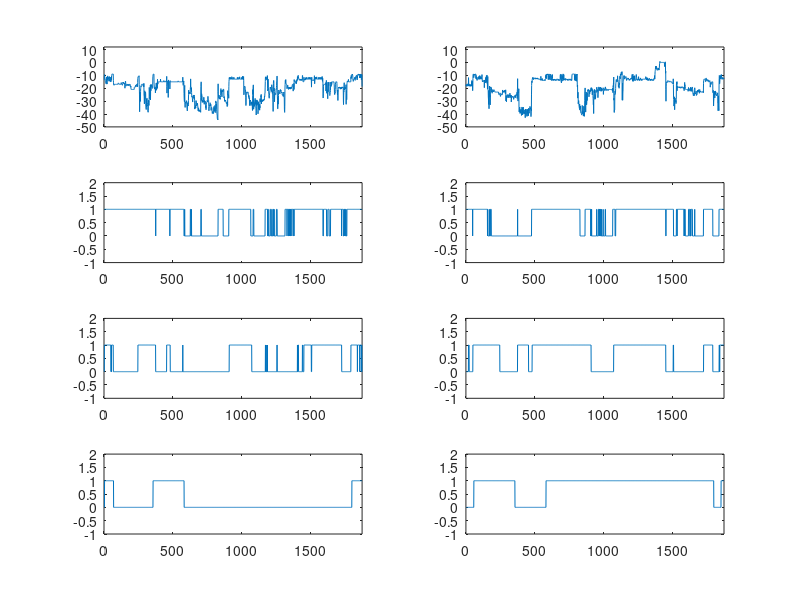

This chart was generated by the following MATLAB code:
%% Load data files
load rssi.dat
load cali.dat
load base.dat
load hyst.dat

%% Put RSSI data in respective arrays
rssi1tv = rssi(:,1);
rssi1lamp = rssi(:,2);
rssi1coffee = rssi(:,3);
rssi1lamp2 = rssi(:,4);

rssi2tv = rssi(:,5);
rssi2lamp = rssi(:,6);
rssi2coffee = rssi(:,7);
rssi2lamp2 = rssi(:,8);

%% Put data for Base in respective arrays
btoken1tv = base(:,1);
btoken1lamp = base(:,2);
btoken1coffee = base(:,3);
btoken1lamp2 = base(:,4);

btoken2tv = base(:,5);
btoken21lamp = base(:,6);
btoken2coffee = base(:,7);
btoken2lamp2 = base(:,8);

%% Put data for Calibrated Results in respective arrays
ctoken1tv = cali(:,1);
ctoken1lamp = cali(:,2);
ctoken1coffee = cali(:,3);
ctoken1lamp2 = cali(:,4);

ctoken2tv = cali(:,5);
ctoken21lamp = cali(:,6);
ctoken2coffee = cali(:,7);
ctoken2lamp2 = cali(:,8);

%% Put data for Results using Hysteresis in respective arrays
htoken1tv = hyst(:,1);
htoken1lamp = hyst(:,2);
htoken1coffee = hyst(:,3);
htoken1lamp2 = hyst(:,4);

htoken2tv = hyst(:,5);
htoken21lamp = hyst(:,6);
hoken2coffee = hyst(:,7);
htoken2lamp2 = hyst(:,8);

%% Plot the results
subplot(4, 2, 1), plot(rssi1tv);
axis([0 size(rssi1tv, 1) -50 12]);
subplot(4, 2, 2), plot(rssi2tv);
axis([0 size(rssi2tv, 1) -50 12]);

subplot(4, 2, 3), plot(btoken1tv);
axis([0 size(btoken1tv, 1) -1 2]);
subplot(4, 2, 4), plot(btoken2tv);
axis([0 size(btoken2tv, 1) -1 2]);

subplot(4, 2, 5), plot(ctoken1tv);
axis([0 size(ctoken1tv, 1) -1 2]);
subplot(4, 2, 6), plot(ctoken2tv);
axis([0 size(ctoken2tv, 1) -1 2]);

subplot(4, 2, 7), plot(htoken1tv);
axis([0 size(htoken1tv, 1) -1 2]);
subplot(4, 2, 8), plot(htoken2tv);
axis([0 size(htoken2tv, 1) -1 2]);
